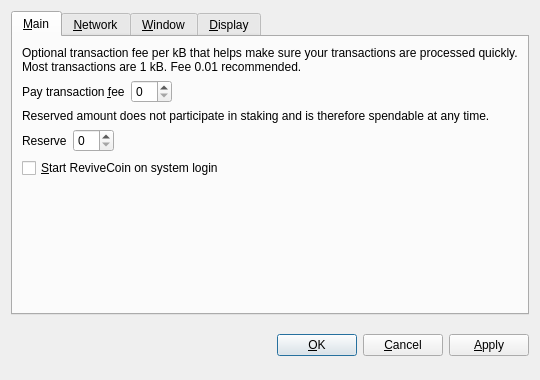
<?xml version="1.0" encoding="UTF-8"?>
<ui version="4.0">
 <class>OptionsDialog</class>
 <widget class="QDialog" name="OptionsDialog">
  <property name="geometry">
   <rect>
    <x>0</x>
    <y>0</y>
    <width>540</width>
    <height>380</height>
   </rect>
  </property>
  <property name="windowTitle">
   <string>Options</string>
  </property>
  <property name="modal">
   <bool>true</bool>
  </property>
  <layout class="QVBoxLayout" name="verticalLayout">
   <item>
    <widget class="QTabWidget" name="tabWidget">
     <property name="tabPosition">
      <enum>QTabWidget::North</enum>
     </property>
     <property name="currentIndex">
      <number>0</number>
     </property>
     <widget class="QWidget" name="tabMain">
      <attribute name="title">
       <string>&amp;Main</string>
      </attribute>
      <layout class="QVBoxLayout" name="verticalLayout_Main">
       <item>
        <widget class="QLabel" name="transactionFeeInfoLabel">
         <property name="text">
          <string>Optional transaction fee per kB that helps make sure your transactions are processed quickly. Most transactions are 1 kB. Fee 0.01 recommended.</string>
         </property>
         <property name="textFormat">
          <enum>Qt::PlainText</enum>
         </property>
         <property name="wordWrap">
          <bool>true</bool>
         </property>
        </widget>
       </item>
       <item>
        <layout class="QHBoxLayout" name="horizontalLayoutFee">
         <item>
          <widget class="QLabel" name="transactionFeeLabel">
           <property name="text">
            <string>Pay transaction &amp;fee</string>
           </property>
           <property name="textFormat">
            <enum>Qt::PlainText</enum>
           </property>
           <property name="buddy">
            <cstring>transactionFee</cstring>
           </property>
          </widget>
         </item>
         <item>
          <widget class="BitcoinAmountField" name="transactionFee"/>
         </item>
         <item>
          <spacer name="horizontalSpacerFee">
           <property name="orientation">
            <enum>Qt::Horizontal</enum>
           </property>
           <property name="sizeHint" stdset="0">
            <size>
             <width>40</width>
             <height>20</height>
            </size>
           </property>
          </spacer>
         </item>
        </layout>
       </item>
       <item>
        <widget class="QLabel" name="reserveBalanceInfoLabel">
         <property name="text">
          <string>Reserved amount does not participate in staking and is therefore spendable at any time.</string>
         </property>
         <property name="textFormat">
          <enum>Qt::PlainText</enum>
         </property>
         <property name="wordWrap">
          <bool>true</bool>
         </property>
        </widget>
       </item>
       <item>
        <layout class="QHBoxLayout" name="horizontalLayoutReserveBalance">
         <item>
          <widget class="QLabel" name="reserveBalanceLabel">
           <property name="text">
            <string>Reserve</string>
           </property>
           <property name="textFormat">
            <enum>Qt::PlainText</enum>
           </property>
           <property name="buddy">
            <cstring>reserveBalance</cstring>
           </property>
          </widget>
         </item>
         <item>
          <widget class="BitcoinAmountField" name="reserveBalance"/>
         </item>
         <item>
          <spacer name="horizontalSpacerReserveBalance">
           <property name="orientation">
            <enum>Qt::Horizontal</enum>
           </property>
           <property name="sizeHint" stdset="0">
            <size>
             <width>40</width>
             <height>20</height>
            </size>
           </property>
          </spacer>
         </item>
        </layout>
       </item>
       <item>
        <widget class="QCheckBox" name="bitcoinAtStartup">
         <property name="toolTip">
          <string>Automatically start ReviveCoin after logging in to the system.</string>
         </property>
         <property name="text">
          <string>&amp;Start ReviveCoin on system login</string>
         </property>
        </widget>
       </item>
       <item>
        <spacer name="verticalSpacer_Main">
         <property name="orientation">
          <enum>Qt::Vertical</enum>
         </property>
         <property name="sizeHint" stdset="0">
          <size>
           <width>20</width>
           <height>40</height>
          </size>
         </property>
        </spacer>
       </item>
      </layout>
     </widget>
     <widget class="QWidget" name="tabNetwork">
      <attribute name="title">
       <string>&amp;Network</string>
      </attribute>
      <layout class="QVBoxLayout" name="verticalLayout_Network">
       <item>
        <widget class="QCheckBox" name="mapPortUpnp">
         <property name="toolTip">
          <string>Automatically open the ReviveCoin client port on the router. This only works when your router supports UPnP and it is enabled.</string>
         </property>
         <property name="text">
          <string>Map port using &amp;UPnP</string>
         </property>
        </widget>
       </item>
       <item>
        <widget class="QCheckBox" name="connectSocks">
         <property name="toolTip">
          <string>Connect to the ReviveCoin network through a SOCKS proxy (e.g. when connecting through Tor).</string>
         </property>
         <property name="text">
          <string>&amp;Connect through SOCKS proxy:</string>
         </property>
        </widget>
       </item>
       <item>
        <layout class="QHBoxLayout" name="horizontalLayout_Network">
         <item>
          <widget class="QLabel" name="proxyIpLabel">
           <property name="text">
            <string>Proxy &amp;IP:</string>
           </property>
           <property name="textFormat">
            <enum>Qt::PlainText</enum>
           </property>
           <property name="buddy">
            <cstring>proxyIp</cstring>
           </property>
          </widget>
         </item>
         <item>
          <widget class="QValidatedLineEdit" name="proxyIp">
           <property name="maximumSize">
            <size>
             <width>140</width>
             <height>16777215</height>
            </size>
           </property>
           <property name="toolTip">
            <string>IP address of the proxy (e.g. 127.0.0.1)</string>
           </property>
          </widget>
         </item>
         <item>
          <widget class="QLabel" name="proxyPortLabel">
           <property name="text">
            <string>&amp;Port:</string>
           </property>
           <property name="textFormat">
            <enum>Qt::PlainText</enum>
           </property>
           <property name="buddy">
            <cstring>proxyPort</cstring>
           </property>
          </widget>
         </item>
         <item>
          <widget class="QLineEdit" name="proxyPort">
           <property name="maximumSize">
            <size>
             <width>55</width>
             <height>16777215</height>
            </size>
           </property>
           <property name="toolTip">
            <string>Port of the proxy (e.g. 9050)</string>
           </property>
          </widget>
         </item>
         <item>
          <widget class="QLabel" name="socksVersionLabel">
           <property name="text">
            <string>SOCKS &amp;Version:</string>
           </property>
           <property name="textFormat">
            <enum>Qt::PlainText</enum>
           </property>
           <property name="buddy">
            <cstring>socksVersion</cstring>
           </property>
          </widget>
         </item>
         <item>
          <widget class="QValueComboBox" name="socksVersion">
           <property name="toolTip">
            <string>SOCKS version of the proxy (e.g. 5)</string>
           </property>
          </widget>
         </item>
         <item>
          <spacer name="horizontalSpacer_Network">
           <property name="orientation">
            <enum>Qt::Horizontal</enum>
           </property>
           <property name="sizeHint" stdset="0">
            <size>
             <width>40</width>
             <height>20</height>
            </size>
           </property>
          </spacer>
         </item>
        </layout>
       </item>
       <item>
        <spacer name="verticalSpacer_Network">
         <property name="orientation">
          <enum>Qt::Vertical</enum>
         </property>
         <property name="sizeHint" stdset="0">
          <size>
           <width>20</width>
           <height>40</height>
          </size>
         </property>
        </spacer>
       </item>
      </layout>
     </widget>
     <widget class="QWidget" name="tabWindow">
      <attribute name="title">
       <string>&amp;Window</string>
      </attribute>
      <layout class="QVBoxLayout" name="verticalLayout_Window">
       <item>
        <widget class="QCheckBox" name="minimizeToTray">
         <property name="toolTip">
          <string>Show only a tray icon after minimizing the window.</string>
         </property>
         <property name="text">
          <string>&amp;Minimize to the tray instead of the taskbar</string>
         </property>
        </widget>
       </item>
       <item>
        <widget class="QCheckBox" name="minimizeOnClose">
         <property name="toolTip">
          <string>Minimize instead of exit the application when the window is closed. When this option is enabled, the application will be closed only after selecting Quit in the menu.</string>
         </property>
         <property name="text">
          <string>M&amp;inimize on close</string>
         </property>
        </widget>
       </item>
       <item>
        <spacer name="verticalSpacer_Window">
         <property name="orientation">
          <enum>Qt::Vertical</enum>
         </property>
         <property name="sizeHint" stdset="0">
          <size>
           <width>20</width>
           <height>40</height>
          </size>
         </property>
        </spacer>
       </item>
      </layout>
     </widget>
     <widget class="QWidget" name="tabDisplay">
      <attribute name="title">
       <string>&amp;Display</string>
      </attribute>
      <layout class="QVBoxLayout" name="verticalLayout_Display">
       <item>
        <layout class="QHBoxLayout" name="horizontalLayout_1_Display">
         <item>
          <widget class="QLabel" name="langLabel">
           <property name="text">
            <string>User Interface &amp;language:</string>
           </property>
           <property name="textFormat">
            <enum>Qt::PlainText</enum>
           </property>
           <property name="buddy">
            <cstring>lang</cstring>
           </property>
          </widget>
         </item>
         <item>
          <widget class="QValueComboBox" name="lang">
           <property name="toolTip">
            <string>The user interface language can be set here. This setting will take effect after restarting ReviveCoin.</string>
           </property>
          </widget>
         </item>
        </layout>
       </item>
       <item>
        <layout class="QHBoxLayout" name="horizontalLayout_2_Display">
         <item>
          <widget class="QLabel" name="unitLabel">
           <property name="text">
            <string>&amp;Unit to show amounts in:</string>
           </property>
           <property name="textFormat">
            <enum>Qt::PlainText</enum>
           </property>
           <property name="buddy">
            <cstring>unit</cstring>
           </property>
          </widget>
         </item>
         <item>
          <widget class="QValueComboBox" name="unit">
           <property name="toolTip">
            <string>Choose the default subdivision unit to show in the interface and when sending coins.</string>
           </property>
          </widget>
         </item>
        </layout>
       </item>
       <item>
        <widget class="QCheckBox" name="displayAddresses">
         <property name="toolTip">
          <string>Whether to show ReviveCoin addresses in the transaction list or not.</string>
         </property>
         <property name="text">
          <string>&amp;Display addresses in transaction list</string>
         </property>
        </widget>
       </item>
       <item>
        <widget class="QCheckBox" name="coinControlFeatures">
         <property name="toolTip">
          <string>Whether to show coin control features or not.</string>
         </property>
         <property name="text">
          <string>Display coin &amp;control features (experts only!)</string>
         </property>
        </widget>
       </item>
       <item>
        <spacer name="verticalSpacer_Display">
         <property name="orientation">
          <enum>Qt::Vertical</enum>
         </property>
         <property name="sizeHint" stdset="0">
          <size>
           <width>20</width>
           <height>40</height>
          </size>
         </property>
        </spacer>
       </item>
      </layout>
     </widget>
    </widget>
   </item>
   <item>
    <layout class="QHBoxLayout" name="horizontalLayout_Buttons">
     <item>
      <spacer name="horizontalSpacer_1">
       <property name="orientation">
        <enum>Qt::Horizontal</enum>
       </property>
       <property name="sizeHint" stdset="0">
        <size>
         <width>40</width>
         <height>48</height>
        </size>
       </property>
      </spacer>
     </item>
     <item>
      <widget class="QLabel" name="statusLabel">
       <property name="font">
        <font>
         <weight>75</weight>
         <bold>true</bold>
        </font>
       </property>
       <property name="text">
        <string/>
       </property>
       <property name="textFormat">
        <enum>Qt::PlainText</enum>
       </property>
       <property name="wordWrap">
        <bool>true</bool>
       </property>
      </widget>
     </item>
     <item>
      <spacer name="horizontalSpacer_2">
       <property name="orientation">
        <enum>Qt::Horizontal</enum>
       </property>
       <property name="sizeHint" stdset="0">
        <size>
         <width>40</width>
         <height>48</height>
        </size>
       </property>
      </spacer>
     </item>
     <item>
      <widget class="QPushButton" name="okButton">
       <property name="text">
        <string>&amp;OK</string>
       </property>
      </widget>
     </item>
     <item>
      <widget class="QPushButton" name="cancelButton">
       <property name="text">
        <string>&amp;Cancel</string>
       </property>
       <property name="autoDefault">
        <bool>false</bool>
       </property>
      </widget>
     </item>
     <item>
      <widget class="QPushButton" name="applyButton">
       <property name="text">
        <string>&amp;Apply</string>
       </property>
       <property name="autoDefault">
        <bool>false</bool>
       </property>
      </widget>
     </item>
    </layout>
   </item>
  </layout>
 </widget>
 <customwidgets>
  <customwidget>
   <class>BitcoinAmountField</class>
   <extends>QSpinBox</extends>
   <header>bitcoinamountfield.h</header>
  </customwidget>
  <customwidget>
   <class>QValueComboBox</class>
   <extends>QComboBox</extends>
   <header>qvaluecombobox.h</header>
  </customwidget>
  <customwidget>
   <class>QValidatedLineEdit</class>
   <extends>QLineEdit</extends>
   <header>qvalidatedlineedit.h</header>
  </customwidget>
 </customwidgets>
 <resources/>
 <connections/>
</ui>
